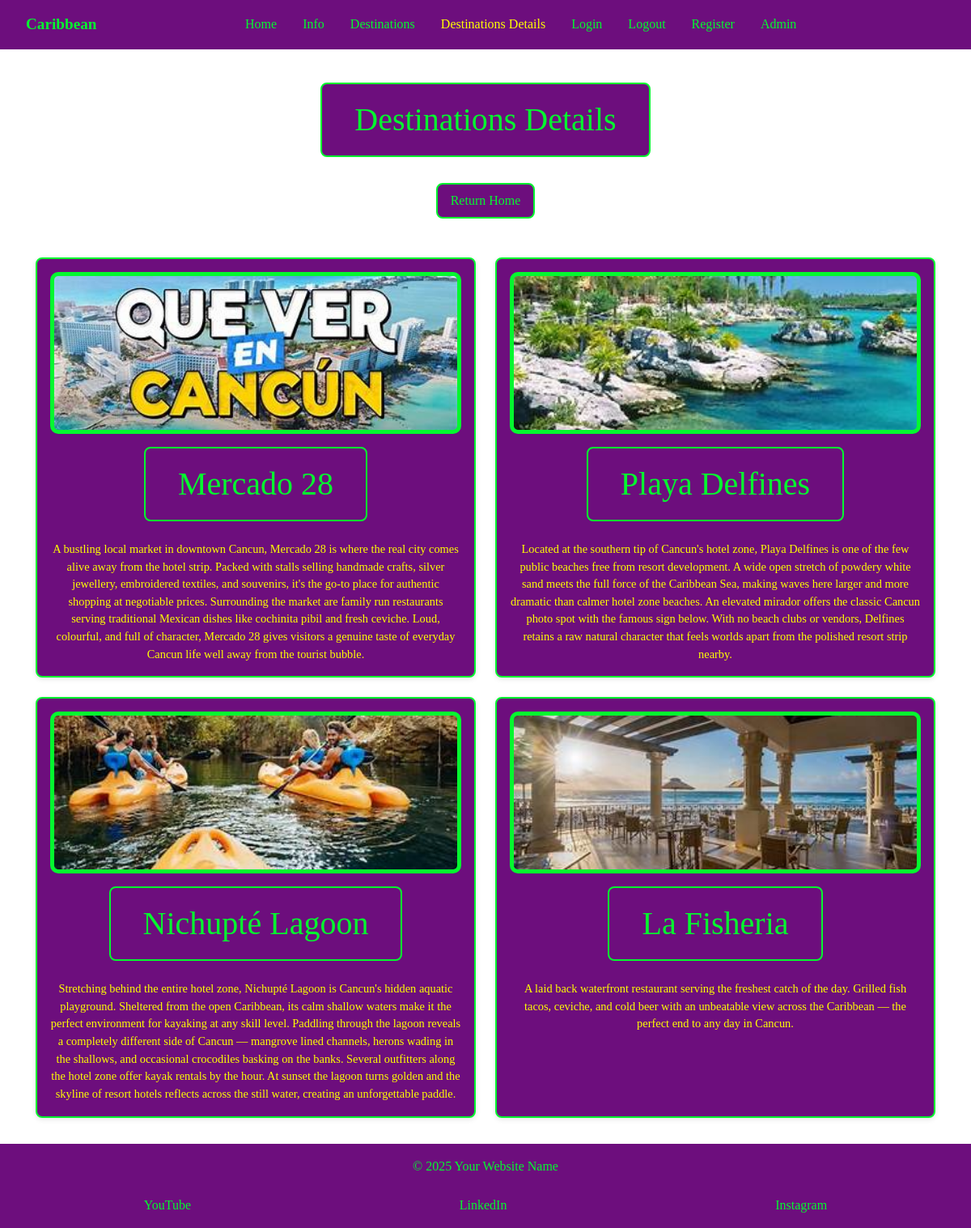
The page /destinations-details/2/ on the database its author committed.
### caribbean_tours/models.py (models this page shows, shortened)
class Places(models.Model):
    card = models.ForeignKey(CardText,
                             on_delete=models.CASCADE, null=True, blank=True)
    destinations = models.CharField(max_length=50)
    content = models.TextField()
    image_name = models.CharField(
        max_length=100,
        help_text="Enter file name (eg Cancun).",
        default="default.jpg",
        blank=True
    )
    class Meta:
        verbose_name = 'Place'
        verbose_name_plural = 'Places'

### caribbean_tours/views.py (the view)
def destinations_details(request, pk):
    card = get_object_or_404(CardText, id=pk)
    places = Places.objects.filter(card=card)
    return render(request,
                  'destinations-details.html',
                  {'active_tab': 'destinations_details',
                   'card': card,
                   'places': places})

### caribbean_tours/templates/destinations-details.html (shortened to what this page needs)
{% extends 'base.html' %}
{% load static %}
{% block content %}
<h1 class="color">Destinations Details</h1>
<p>
    <a class="color-return" href="{% url 'index' %}">Return Home</a>
</p>
<div class="cards-container">
    {% for place in places %}
    <div class="card" data-url="{% url 'destinations-details' pk=card.id %}" onclick="window.location = this.dataset.url">
        <img src="{% static 'images/' %}{{ place.image_name }}" alt="{{ place.title }}">
        <h1 class="color">{{ place.destinations }}</h1>
        <p>{{ place.content }}</p>
    </div>
    {% endfor %}
</div>
{% endblock %}

### caribbean_tours/static/CSS/caribbean.css (style rules this page uses)
*, html, body { box-sizing: border-box; margin: 0; padding: 0; }
html, body { height: 100%; font-family: "Times New Roman", Times, serif; overflow-x: hidden; }
body { display: flex; flex-direction: column; min-height: 100vh; padding-top: 4.375rem; background: url('/static/images/Caribbean-background.png') center center / cover no-repeat fixed; animation: gentleBreeze 8s ease-in-out infinite; }
.color { color: #04f82f; text-align: center; margin: 0 auto; padding: 0.5em 1em; border: 2px solid #04f82f; border-radius: 8px; background: #6d0e7d; width: fit-content; max-width: calc(100% - 2rem); word-break: break-word; box-sizing: border-box; }
a.color-return { display: inline-block; text-align: center; margin: 0 auto; padding: 0.5em 1em; border: 2px solid #04f82f; border-radius: 8px; background: #6d0e7d; color: #04f82f; text-decoration: none; }
.cards-container, .grid-container { display: flex; flex-wrap: wrap; justify-content: center; gap: 1.5rem; width: 100%; max-width: 1200px; padding: 0 1rem; margin: 0 auto; }
.card, .grid { background-color: #6d0e7d; border: 2px solid #04f82f; border-radius: 8px; box-shadow: 0 2px 6px rgba(0,0,0,0.1); overflow: hidden; display: flex; flex-direction: column; justify-content: flex-start; align-items: center; text-align: center; transition: transform 0.3s, box-shadow 0.3s; min-height: 350px; padding: 1rem; gap: 1rem; cursor: pointer; flex: 0 1 calc(50% - 1.5rem); max-width: calc(50% - 1.5rem); }
.card img { width: 100%; height: 200px; object-fit: cover; border-radius: 10px; background-color: #04f82f; padding: 5px; }
.card p, .grid p { font-size: 0.9rem; margin: 0.5rem 0 0; flex-shrink: 0; color: yellow; }

### rows shown on the page
Places: image_name (picture), destinations "Mercado 28", content "A bustling local market in downtown Cancun, Mercado 28 is where the real city comes alive away from the hotel strip. Packed with stalls selling handmade crafts, silver jewellery, embroidered textiles, and souvenirs, it's the go-to place for authentic shopping at negotiable prices. Surrounding the market are family run restaurants serving traditional Mexican dishes like cochinita pibil and fresh ceviche. Loud, colourful, and full of character, Mercado 28 gives visitors a genuine taste of everyday Cancun life well away from the tourist bubble."
Places: image_name (picture), destinations "Playa Delfines", content "Located at the southern tip of Cancun's hotel zone, Playa Delfines is one of the few public beaches free from resort development. A wide open stretch of powdery white sand meets the full force of the Caribbean Sea, making waves here larger and more dramatic than calmer hotel zone beaches. An elevated mirador offers the classic Cancun photo spot with the famous sign below. With no beach clubs or vendors, Delfines retains a raw natural character that feels worlds apart from the polished resort strip nearby."
Places: image_name (picture), destinations "Nichupté Lagoon", content "Stretching behind the entire hotel zone, Nichupté Lagoon is Cancun's hidden aquatic playground. Sheltered from the open Caribbean, its calm shallow waters make it the perfect environment for kayaking at any skill level. Paddling through the lagoon reveals a completely different side of Cancun — mangrove lined channels, herons wading in the shallows, and occasional crocodiles basking on the banks. Several outfitters along the hotel zone offer kayak rentals by the hour. At sunset the lagoon turns golden and the skyline of resort hotels reflects across the still water, creating an unforgettable paddle."
Places: image_name (picture), destinations "La Fisheria", content "A laid back waterfront restaurant serving the freshest catch of the day. Grilled fish tacos, ceviche, and cold beer with an unbeatable view across the Caribbean — the perfect end to any day in Cancun."
